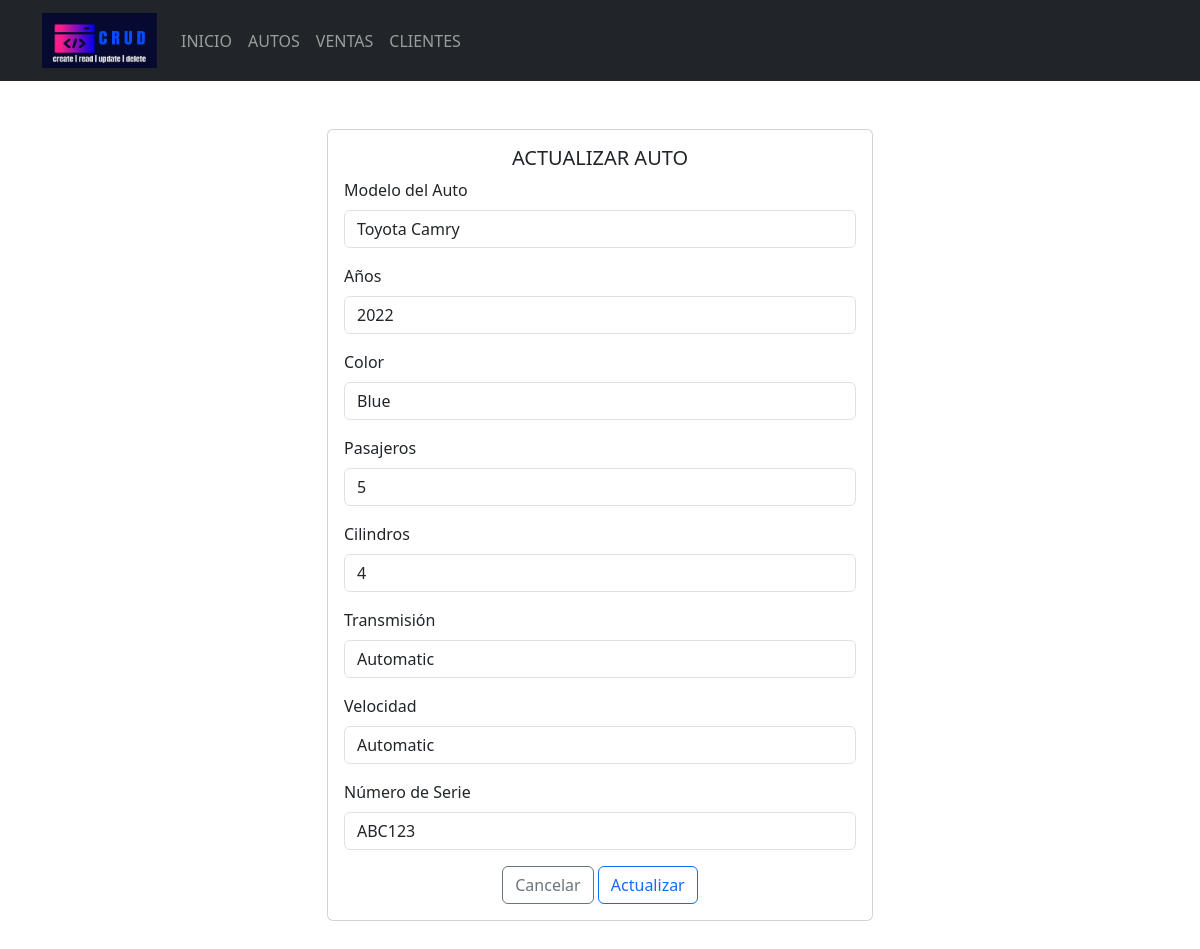
Page /Formularios/productos/actualizar.php?id_autos=1 on the committed database.
### tables this page shows
CREATE TABLE `autos` (
  `id_autos` INT(11) PRIMARY KEY AUTO_INCREMENT,
  `modelo` VARCHAR(50) NOT NULL,
  `año` VARCHAR(50) NOT NULL,
  `color` VARCHAR(50) NOT NULL,
  `pasajeros` int(2) NOT NULL,
  `cilindros` int(2) NOT NULL,
  `transmicion` VARCHAR(50) NOT NULL,
  `velocidad` VARCHAR(50) NOT NULL,
  `m_serie` VARCHAR(50) NOT NULL
);

### Formularios/productos/actualizar.php (the view, shortened to what this page needs)
<?php
include_once("../../config/conexion.php");
if (isset($_REQUEST['id_autos']) && is_numeric($_REQUEST['id_autos'])) {
    $id_autos = $_REQUEST['id_autos'];
    $sql = "SELECT * FROM autos WHERE id_autos = $id_autos";
    $resultado = $conexion->query($sql);
    if ($resultado->num_rows > 0) {
        $row = $resultado->fetch_assoc();
    } else {
        echo "Auto no encontrado";
        exit;
    }
} else {
    echo "ID de auto no válido";
    exit;
}
?>
<!doctype html>
<html lang="es">
<head>
    <link rel="stylesheet" href="<?php echo base_url; ?>css/bootstrap.min.css">
</head>
<body>
    <header>
        <nav class="navbar navbar-expand-lg bg-dark" data-bs-theme="dark">
            <div class="container">
                <a class="navbar-brand" href="<?php echo base_url; ?>">
                    <img src="<?php echo base_url; ?>img/logo.png" alt="logo" height="55" width="115">
                </a>
                <div class="collapse navbar-collapse" id="mi-menu">
                    <ul class="navbar-nav">
                        <li class="nav-item">
                            <a class="nav-link" href="<?php echo base_url; ?>">INICIO</a>
                        </li>
                        <li class="nav-item">
                            <a class="nav-link" href="<?php echo base_url; ?>Formularios/productos/index.php">AUTOS</a>
                        </li>
                        <li class="nav-item">
                            <a class="nav-link"
                                href="<?php echo base_url; ?>Formularios/categorias/index.php">VENTAS</a>
                        </li>
                        <li class="nav-item">
                            <a class="nav-link" href="<?php echo base_url; ?>Formularios/marcas/index.php">CLIENTES</a>
                        </li>
                    </ul>
                </div>
            </div>
        </nav>
    </header>
    <div class="container mt-5 mb-5">
        <div class="row justify-content-center">
            <div class="col-md-6">
                <div class="card">
                    <div class="card-body">
                        <h5 class="card-title text-center">ACTUALIZAR AUTO</h5>
                        <form action="../../CRUDP/editarDatos.php" method="post">
                            <div class="mb-3">
                                <label for="modelo" class="form-label">Modelo del Auto</label>
                                <input type="text" class="form-control" id="modelo" name="modelo"
                                    placeholder="Modelo del auto" value="<?php echo $row['modelo'] ?>">
                            </div>
                            <div class="mb-3">
                                <label for="años" class="form-label">Años</label>
                                <input type="text" class="form-control" id="año" name="año"
                                    placeholder="Año de fabricación" value="<?php echo $row['año'] ?>">
                            </div>
                            <div class="mb-3">
                                <label for="color" class="form-label">Color</label>
                                <input type="text" class="form-control" name="color" id="color"
                                    placeholder="Color del auto" value="<?php echo $row['color'] ?>">
                            </div>
                            <div class="mb-3">
                                <label for="pasajeros" class="form-label">Pasajeros</label>
                                <input type="number" class="form-control" name="pasajeros" id="pasajeros"
                                    placeholder="Número de pasajeros" value="<?php echo $row['pasajeros'] ?>">
                            </div>
                            <div class="mb-3">
                                <label for="cilindros" class="form-label">Cilindros</label>
                                <input type="number" class="form-control" name="cilindros" id="cilindros"
                                    placeholder="Número de cilindros" value="<?php echo $row['cilindros'] ?>">
                            </div>
                            <div class="mb-3">
                                <label for="transmicion" class="form-label">Transmisión</label>
                                <input type="text" class="form-control" name="transmicion" id="transmicion"
                                    placeholder="Tipo de transmisión" value="<?php echo $row['transmicion'] ?>">
                            </div>
                            <div class="mb-3">
                                <label for="velocidad" class="form-label">Velocidad</label>
                                <input type="text" class="form-control" name="velocidad" id="velocidad"
                                    placeholder="Velocidad máxima" value="<?php echo $row['velocidad'] ?>">
                            </div>
                            <div class="mb-3">
                                <label for="m_serie" class="form-label">Número de Serie</label>
                                <input type="text" class="form-control" name="m_serie" id="m_serie"
                                    placeholder="Número de serie del auto" value="<?php echo $row['m_serie'] ?>">
                            </div>
                            <div class="text-center">
                                <a href="../autos/index.php" type="submit"
                                    class="btn btn-outline-secondary">Cancelar</a>
                                <button type="submit" class="btn btn-outline-primary">Actualizar</button>
                            </div>
                        </form>
                    </div>
                </div>
            </div>
        </div>
    </div>
</body>
</html>

### rows in the picture
autos: modelo "Toyota Camry", año "2022", color "Blue", pasajeros "5", cilindros "4", transmicion "Automatic", velocidad "Automatic", m_serie "ABC123"
